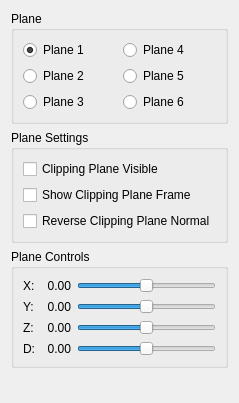
     <widget class="QWidget" name="ClippingTab">
      <property name="enabled">
       <bool>true</bool>
      </property>
      <attribute name="title">
       <string>Clipping</string>
      </attribute>
      <layout class="QVBoxLayout" name="verticalLayout">
       <item>
        <widget class="QGroupBox" name="groupBox_3">
         <property name="enabled">
          <bool>true</bool>
         </property>
         <property name="font">
          <font>
           <weight>50</weight>
           <bold>false</bold>
          </font>
         </property>
         <property name="title">
          <string>Plane</string>
         </property>
         <layout class="QGridLayout" name="gridLayout_2">
          <item row="0" column="0">
           <widget class="QRadioButton" name="plane1RadioButton_">
            <property name="text">
             <string>Plane 1</string>
            </property>
            <property name="checked">
             <bool>true</bool>
            </property>
           </widget>
          </item>
          <item row="0" column="1">
           <widget class="QRadioButton" name="plane4RadioButton_">
            <property name="text">
             <string>Plane 4</string>
            </property>
           </widget>
          </item>
          <item row="1" column="0">
           <widget class="QRadioButton" name="plane2RadioButton_">
            <property name="text">
             <string>Plane 2</string>
            </property>
           </widget>
          </item>
          <item row="1" column="1">
           <widget class="QRadioButton" name="plane5RadioButton_">
            <property name="text">
             <string>Plane 5</string>
            </property>
           </widget>
          </item>
          <item row="2" column="0">
           <widget class="QRadioButton" name="plane3RadioButton_">
            <property name="text">
             <string>Plane 3</string>
            </property>
           </widget>
          </item>
          <item row="2" column="1">
           <widget class="QRadioButton" name="plane6RadioButton_">
            <property name="enabled">
             <bool>true</bool>
            </property>
            <property name="text">
             <string>Plane 6</string>
            </property>
            <property name="checked">
             <bool>false</bool>
            </property>
           </widget>
          </item>
         </layout>
        </widget>
       </item>
       <item>
        <widget class="QGroupBox" name="groupBox_4">
         <property name="font">
          <font>
           <weight>50</weight>
           <bold>false</bold>
          </font>
         </property>
         <property name="title">
          <string>Plane Settings</string>
         </property>
         <layout class="QVBoxLayout" name="verticalLayout_2">
          <item>
           <widget class="QCheckBox" name="planeVisibleCheckBox_">
            <property name="text">
             <string>Clipping Plane Visible</string>
            </property>
           </widget>
          </item>
          <item>
           <widget class="QCheckBox" name="showPlaneFrameCheckBox_">
            <property name="text">
             <string>Show Clipping Plane Frame</string>
            </property>
           </widget>
          </item>
          <item>
           <widget class="QCheckBox" name="reversePlaneNormalCheckBox_">
            <property name="text">
             <string>Reverse Clipping Plane Normal</string>
            </property>
           </widget>
          </item>
         </layout>
        </widget>
       </item>
       <item>
        <widget class="QGroupBox" name="groupBox_5">
         <property name="font">
          <font>
           <weight>50</weight>
           <bold>false</bold>
          </font>
         </property>
         <property name="title">
          <string>Plane Controls</string>
         </property>
         <layout class="QGridLayout" name="gridLayout_3">
          <item row="0" column="0">
           <widget class="QLabel" name="label">
            <property name="font">
             <font>
              <weight>50</weight>
              <bold>false</bold>
             </font>
            </property>
            <property name="text">
             <string>X:</string>
            </property>
           </widget>
          </item>
          <item row="0" column="2">
           <widget class="QSlider" name="xValueHorizontalSlider_">
            <property name="minimum">
             <number>-101</number>
            </property>
            <property name="maximum">
             <number>101</number>
            </property>
            <property name="orientation">
             <enum>Qt::Horizontal</enum>
            </property>
           </widget>
          </item>
          <item row="1" column="0">
           <widget class="QLabel" name="label_2">
            <property name="font">
             <font>
              <weight>50</weight>
              <bold>false</bold>
             </font>
            </property>
            <property name="text">
             <string>Y:</string>
            </property>
           </widget>
          </item>
          <item row="1" column="2">
           <widget class="QSlider" name="yValueHorizontalSlider_">
            <property name="minimum">
             <number>-101</number>
            </property>
            <property name="maximum">
             <number>101</number>
            </property>
            <property name="orientation">
             <enum>Qt::Horizontal</enum>
            </property>
           </widget>
          </item>
          <item row="2" column="0">
           <widget class="QLabel" name="label_3">
            <property name="font">
             <font>
              <weight>50</weight>
              <bold>false</bold>
             </font>
            </property>
            <property name="text">
             <string>Z:</string>
            </property>
           </widget>
          </item>
          <item row="2" column="2">
           <widget class="QSlider" name="zValueHorizontalSlider_">
            <property name="minimum">
             <number>-101</number>
            </property>
            <property name="maximum">
             <number>101</number>
            </property>
            <property name="orientation">
             <enum>Qt::Horizontal</enum>
            </property>
           </widget>
          </item>
          <item row="3" column="0">
           <widget class="QLabel" name="label_4">
            <property name="font">
             <font>
              <weight>50</weight>
              <bold>false</bold>
             </font>
            </property>
            <property name="text">
             <string>D:</string>
            </property>
           </widget>
          </item>
          <item row="3" column="2">
           <widget class="QSlider" name="dValueHorizontalSlider_">
            <property name="minimum">
             <number>-101</number>
            </property>
            <property name="maximum">
             <number>101</number>
            </property>
            <property name="orientation">
             <enum>Qt::Horizontal</enum>
            </property>
           </widget>
          </item>
          <item row="0" column="1">
           <widget class="QLabel" name="xSliderValueLabel_">
            <property name="sizePolicy">
             <sizepolicy hsizetype="Preferred" vsizetype="Preferred">
              <horstretch>0</horstretch>
              <verstretch>0</verstretch>
             </sizepolicy>
            </property>
            <property name="font">
             <font>
              <weight>50</weight>
              <bold>false</bold>
             </font>
            </property>
            <property name="text">
             <string>  0.00</string>
            </property>
           </widget>
          </item>
          <item row="1" column="1">
           <widget class="QLabel" name="ySliderValueLabel_">
            <property name="sizePolicy">
             <sizepolicy hsizetype="Preferred" vsizetype="Preferred">
              <horstretch>0</horstretch>
              <verstretch>0</verstretch>
             </sizepolicy>
            </property>
            <property name="font">
             <font>
              <weight>50</weight>
              <bold>false</bold>
             </font>
            </property>
            <property name="text">
             <string>  0.00</string>
            </property>
           </widget>
          </item>
          <item row="2" column="1">
           <widget class="QLabel" name="zSliderValueLabel_">
            <property name="sizePolicy">
             <sizepolicy hsizetype="Preferred" vsizetype="Preferred">
              <horstretch>0</horstretch>
              <verstretch>0</verstretch>
             </sizepolicy>
            </property>
            <property name="font">
             <font>
              <weight>50</weight>
              <bold>false</bold>
             </font>
            </property>
            <property name="text">
             <string>  0.00</string>
            </property>
           </widget>
          </item>
          <item row="3" column="1">
           <widget class="QLabel" name="dSliderValueLabel_">
            <property name="font">
             <font>
              <weight>50</weight>
              <bold>false</bold>
             </font>
            </property>
            <property name="text">
             <string>  0.00</string>
            </property>
           </widget>
          </item>
         </layout>
        </widget>
       </item>
       <item>
        <spacer name="verticalSpacer_5">
         <property name="orientation">
          <enum>Qt::Vertical</enum>
         </property>
         <property name="sizeHint" stdset="0">
          <size>
           <width>20</width>
           <height>24</height>
          </size>
         </property>
        </spacer>
       </item>
      </layout>
     </widget>
